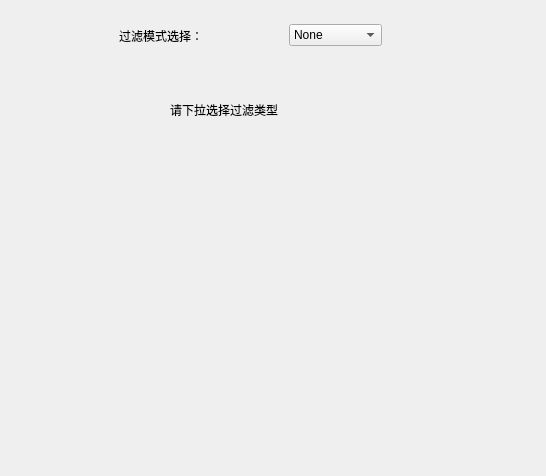
<?xml version="1.0" encoding="UTF-8"?>
<ui version="4.0">
 <class>FilterTabWidget</class>
 <widget class="QWidget" name="FilterTabWidget">
  <property name="geometry">
   <rect>
    <x>0</x>
    <y>0</y>
    <width>546</width>
    <height>476</height>
   </rect>
  </property>
  <property name="windowTitle">
   <string>Form</string>
  </property>
  <widget class="QWidget" name="widget" native="true">
   <property name="geometry">
    <rect>
     <x>10</x>
     <y>10</y>
     <width>511</width>
     <height>371</height>
    </rect>
   </property>
   <widget class="QWidget" name="layoutWidget">
    <property name="geometry">
     <rect>
      <x>30</x>
      <y>10</y>
      <width>421</width>
      <height>31</height>
     </rect>
    </property>
    <layout class="QHBoxLayout" name="horizontalLayout_9">
     <item>
      <spacer name="horizontalSpacer_39">
       <property name="orientation">
        <enum>Qt::Orientation::Horizontal</enum>
       </property>
       <property name="sizeHint" stdset="0">
        <size>
         <width>40</width>
         <height>20</height>
        </size>
       </property>
      </spacer>
     </item>
     <item>
      <widget class="QLabel" name="label_5">
       <property name="text">
        <string>过滤模式选择：</string>
       </property>
      </widget>
     </item>
     <item>
      <spacer name="horizontalSpacer_38">
       <property name="orientation">
        <enum>Qt::Orientation::Horizontal</enum>
       </property>
       <property name="sizeHint" stdset="0">
        <size>
         <width>40</width>
         <height>20</height>
        </size>
       </property>
      </spacer>
     </item>
     <item>
      <widget class="QComboBox" name="comboBox_filterMode">
       <item>
        <property name="text">
         <string>None</string>
        </property>
       </item>
       <item>
        <property name="text">
         <string>Gray Mode</string>
        </property>
       </item>
       <item>
        <property name="text">
         <string>RGB  Mode</string>
        </property>
       </item>
       <item>
        <property name="text">
         <string>HSV  Mode</string>
        </property>
       </item>
      </widget>
     </item>
     <item>
      <spacer name="horizontalSpacer_40">
       <property name="orientation">
        <enum>Qt::Orientation::Horizontal</enum>
       </property>
       <property name="sizeHint" stdset="0">
        <size>
         <width>40</width>
         <height>20</height>
        </size>
       </property>
      </spacer>
     </item>
    </layout>
   </widget>
   <widget class="QStackedWidget" name="stackedWidget_filter">
    <property name="geometry">
     <rect>
      <x>20</x>
      <y>50</y>
      <width>451</width>
      <height>341</height>
     </rect>
    </property>
    <property name="currentIndex">
     <number>0</number>
    </property>
    <widget class="QWidget" name="page_4">
     <widget class="QLabel" name="label_26">
      <property name="geometry">
       <rect>
        <x>140</x>
        <y>40</y>
        <width>161</width>
        <height>20</height>
       </rect>
      </property>
      <property name="text">
       <string>请下拉选择过滤类型</string>
      </property>
     </widget>
    </widget>
    <widget class="QWidget" name="page_5">
     <widget class="QWidget" name="verticalLayoutWidget">
      <property name="geometry">
       <rect>
        <x>60</x>
        <y>40</y>
        <width>311</width>
        <height>101</height>
       </rect>
      </property>
      <layout class="QVBoxLayout" name="verticalLayout">
       <item>
        <layout class="QHBoxLayout" name="horizontalLayout_4">
         <item>
          <spacer name="horizontalSpacer_17">
           <property name="orientation">
            <enum>Qt::Orientation::Horizontal</enum>
           </property>
           <property name="sizeHint" stdset="0">
            <size>
             <width>40</width>
             <height>20</height>
            </size>
           </property>
          </spacer>
         </item>
         <item>
          <widget class="QLabel" name="label">
           <property name="text">
            <string>低</string>
           </property>
          </widget>
         </item>
         <item>
          <spacer name="horizontalSpacer_11">
           <property name="orientation">
            <enum>Qt::Orientation::Horizontal</enum>
           </property>
           <property name="sizeHint" stdset="0">
            <size>
             <width>40</width>
             <height>20</height>
            </size>
           </property>
          </spacer>
         </item>
         <item>
          <widget class="QSlider" name="Slider_grayLow">
           <property name="orientation">
            <enum>Qt::Orientation::Horizontal</enum>
           </property>
          </widget>
         </item>
         <item>
          <widget class="QSpinBox" name="spinBox_grayLow"/>
         </item>
         <item>
          <spacer name="horizontalSpacer_12">
           <property name="orientation">
            <enum>Qt::Orientation::Horizontal</enum>
           </property>
           <property name="sizeHint" stdset="0">
            <size>
             <width>40</width>
             <height>20</height>
            </size>
           </property>
          </spacer>
         </item>
        </layout>
       </item>
       <item>
        <layout class="QHBoxLayout" name="horizontalLayout_5">
         <item>
          <spacer name="horizontalSpacer_18">
           <property name="orientation">
            <enum>Qt::Orientation::Horizontal</enum>
           </property>
           <property name="sizeHint" stdset="0">
            <size>
             <width>40</width>
             <height>20</height>
            </size>
           </property>
          </spacer>
         </item>
         <item>
          <widget class="QLabel" name="label_11">
           <property name="text">
            <string>高</string>
           </property>
          </widget>
         </item>
         <item>
          <spacer name="horizontalSpacer_15">
           <property name="orientation">
            <enum>Qt::Orientation::Horizontal</enum>
           </property>
           <property name="sizeHint" stdset="0">
            <size>
             <width>40</width>
             <height>20</height>
            </size>
           </property>
          </spacer>
         </item>
         <item>
          <widget class="QSlider" name="Slider_grayHigh">
           <property name="orientation">
            <enum>Qt::Orientation::Horizontal</enum>
           </property>
          </widget>
         </item>
         <item>
          <widget class="QSpinBox" name="spinBox_grayHigh"/>
         </item>
         <item>
          <spacer name="horizontalSpacer_16">
           <property name="orientation">
            <enum>Qt::Orientation::Horizontal</enum>
           </property>
           <property name="sizeHint" stdset="0">
            <size>
             <width>40</width>
             <height>20</height>
            </size>
           </property>
          </spacer>
         </item>
        </layout>
       </item>
      </layout>
     </widget>
    </widget>
    <widget class="QWidget" name="page_6">
     <widget class="QWidget" name="layoutWidget_rgb">
      <property name="geometry">
       <rect>
        <x>20</x>
        <y>10</y>
        <width>371</width>
        <height>231</height>
       </rect>
      </property>
      <layout class="QVBoxLayout" name="verticalLayout_2">
       <item>
        <layout class="QHBoxLayout" name="horizontalLayout">
         <item>
          <widget class="QLabel" name="label_19">
           <property name="text">
            <string>R Low</string>
           </property>
          </widget>
         </item>
         <item>
          <widget class="QSlider" name="Slider_rgb_R_Low">
           <property name="orientation">
            <enum>Qt::Orientation::Horizontal</enum>
           </property>
          </widget>
         </item>
         <item>
          <widget class="QSpinBox" name="spinBox_rgb_R_Low"/>
         </item>
        </layout>
       </item>
       <item>
        <layout class="QHBoxLayout" name="horizontalLayout_2">
         <item>
          <widget class="QLabel" name="label_30">
           <property name="text">
            <string>R High</string>
           </property>
          </widget>
         </item>
         <item>
          <widget class="QSlider" name="Slider_rgb_R_High">
           <property name="orientation">
            <enum>Qt::Orientation::Horizontal</enum>
           </property>
          </widget>
         </item>
         <item>
          <widget class="QSpinBox" name="spinBox_rgb_R_High"/>
         </item>
        </layout>
       </item>
       <item>
        <layout class="QHBoxLayout" name="horizontalLayout_3">
         <item>
          <widget class="QLabel" name="label_31">
           <property name="text">
            <string>G Low</string>
           </property>
          </widget>
         </item>
         <item>
          <widget class="QSlider" name="Slider_rgb_G_Low">
           <property name="orientation">
            <enum>Qt::Orientation::Horizontal</enum>
           </property>
          </widget>
         </item>
         <item>
          <widget class="QSpinBox" name="spinBox_rgb_G_Low"/>
         </item>
        </layout>
       </item>
       <item>
        <layout class="QHBoxLayout" name="horizontalLayout_6">
         <item>
          <widget class="QLabel" name="label_32">
           <property name="text">
            <string>G High</string>
           </property>
          </widget>
         </item>
         <item>
          <widget class="QSlider" name="Slider_rgb_G_High">
           <property name="orientation">
            <enum>Qt::Orientation::Horizontal</enum>
           </property>
          </widget>
         </item>
         <item>
          <widget class="QSpinBox" name="spinBox_rgb_G_High"/>
         </item>
        </layout>
       </item>
       <item>
        <layout class="QHBoxLayout" name="horizontalLayout_7">
         <item>
          <widget class="QLabel" name="label_20">
           <property name="text">
            <string>B Low</string>
           </property>
          </widget>
         </item>
         <item>
          <widget class="QSlider" name="Slider_rgb_B_Low">
           <property name="orientation">
            <enum>Qt::Orientation::Horizontal</enum>
           </property>
          </widget>
         </item>
         <item>
          <widget class="QSpinBox" name="spinBox_rgb_B_Low"/>
         </item>
        </layout>
       </item>
       <item>
        <layout class="QHBoxLayout" name="horizontalLayout_8">
         <item>
          <widget class="QLabel" name="label_21">
           <property name="text">
            <string>B High</string>
           </property>
          </widget>
         </item>
         <item>
          <widget class="QSlider" name="Slider_rgb_B_High">
           <property name="orientation">
            <enum>Qt::Orientation::Horizontal</enum>
           </property>
          </widget>
         </item>
         <item>
          <widget class="QSpinBox" name="spinBox_rgb_B_High"/>
         </item>
        </layout>
       </item>
      </layout>
     </widget>
    </widget>
    <widget class="QWidget" name="page_3">
     <widget class="QWidget" name="layoutWidget_hsv">
      <property name="geometry">
       <rect>
        <x>20</x>
        <y>10</y>
        <width>371</width>
        <height>231</height>
       </rect>
      </property>
      <layout class="QVBoxLayout" name="verticalLayout_3">
       <item>
        <layout class="QHBoxLayout" name="horizontalLayout_10">
         <item>
          <widget class="QLabel" name="label_22">
           <property name="text">
            <string>H Low</string>
           </property>
          </widget>
         </item>
         <item>
          <widget class="QSlider" name="Slider_hsv_H_Low">
           <property name="orientation">
            <enum>Qt::Orientation::Horizontal</enum>
           </property>
          </widget>
         </item>
         <item>
          <widget class="QSpinBox" name="spinBox_hsv_H_Low"/>
         </item>
        </layout>
       </item>
       <item>
        <layout class="QHBoxLayout" name="horizontalLayout_11">
         <item>
          <widget class="QLabel" name="label_34">
           <property name="text">
            <string>H High</string>
           </property>
          </widget>
         </item>
         <item>
          <widget class="QSlider" name="Slider_hsv_H_High">
           <property name="orientation">
            <enum>Qt::Orientation::Horizontal</enum>
           </property>
          </widget>
         </item>
         <item>
          <widget class="QSpinBox" name="spinBox_hsv_H_High"/>
         </item>
        </layout>
       </item>
       <item>
        <layout class="QHBoxLayout" name="horizontalLayout_12">
         <item>
          <widget class="QLabel" name="label_23">
           <property name="text">
            <string>S Low</string>
           </property>
          </widget>
         </item>
         <item>
          <widget class="QSlider" name="Slider_hsv_S_Low">
           <property name="orientation">
            <enum>Qt::Orientation::Horizontal</enum>
           </property>
          </widget>
         </item>
         <item>
          <widget class="QSpinBox" name="spinBox_hsv_S_Low"/>
         </item>
        </layout>
       </item>
       <item>
        <layout class="QHBoxLayout" name="horizontalLayout_13">
         <item>
          <widget class="QLabel" name="label_24">
           <property name="text">
            <string>S High</string>
           </property>
          </widget>
         </item>
         <item>
          <widget class="QSlider" name="Slider_hsv_S_High">
           <property name="orientation">
            <enum>Qt::Orientation::Horizontal</enum>
           </property>
          </widget>
         </item>
         <item>
          <widget class="QSpinBox" name="spinBox_hsv_S_High"/>
         </item>
        </layout>
       </item>
       <item>
        <layout class="QHBoxLayout" name="horizontalLayout_14">
         <item>
          <widget class="QLabel" name="label_33">
           <property name="text">
            <string>V Low</string>
           </property>
          </widget>
         </item>
         <item>
          <widget class="QSlider" name="Slider_hsv_V_Low">
           <property name="orientation">
            <enum>Qt::Orientation::Horizontal</enum>
           </property>
          </widget>
         </item>
         <item>
          <widget class="QSpinBox" name="spinBox_hsv_V_Low"/>
         </item>
        </layout>
       </item>
       <item>
        <layout class="QHBoxLayout" name="horizontalLayout_15">
         <item>
          <widget class="QLabel" name="label_35">
           <property name="text">
            <string>V High</string>
           </property>
          </widget>
         </item>
         <item>
          <widget class="QSlider" name="Slider_hsv_V_High">
           <property name="orientation">
            <enum>Qt::Orientation::Horizontal</enum>
           </property>
          </widget>
         </item>
         <item>
          <widget class="QSpinBox" name="spinBox_hsv_V_High"/>
         </item>
        </layout>
       </item>
      </layout>
     </widget>
    </widget>
   </widget>
  </widget>
 </widget>
 <resources/>
 <connections/>
</ui>
